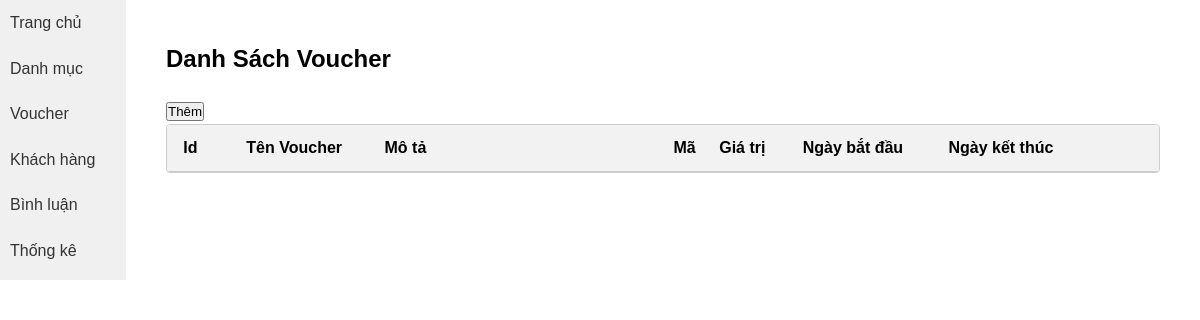
/View/admin/index.php?action=dsvoucher, run on an earlier commit of the app's database.
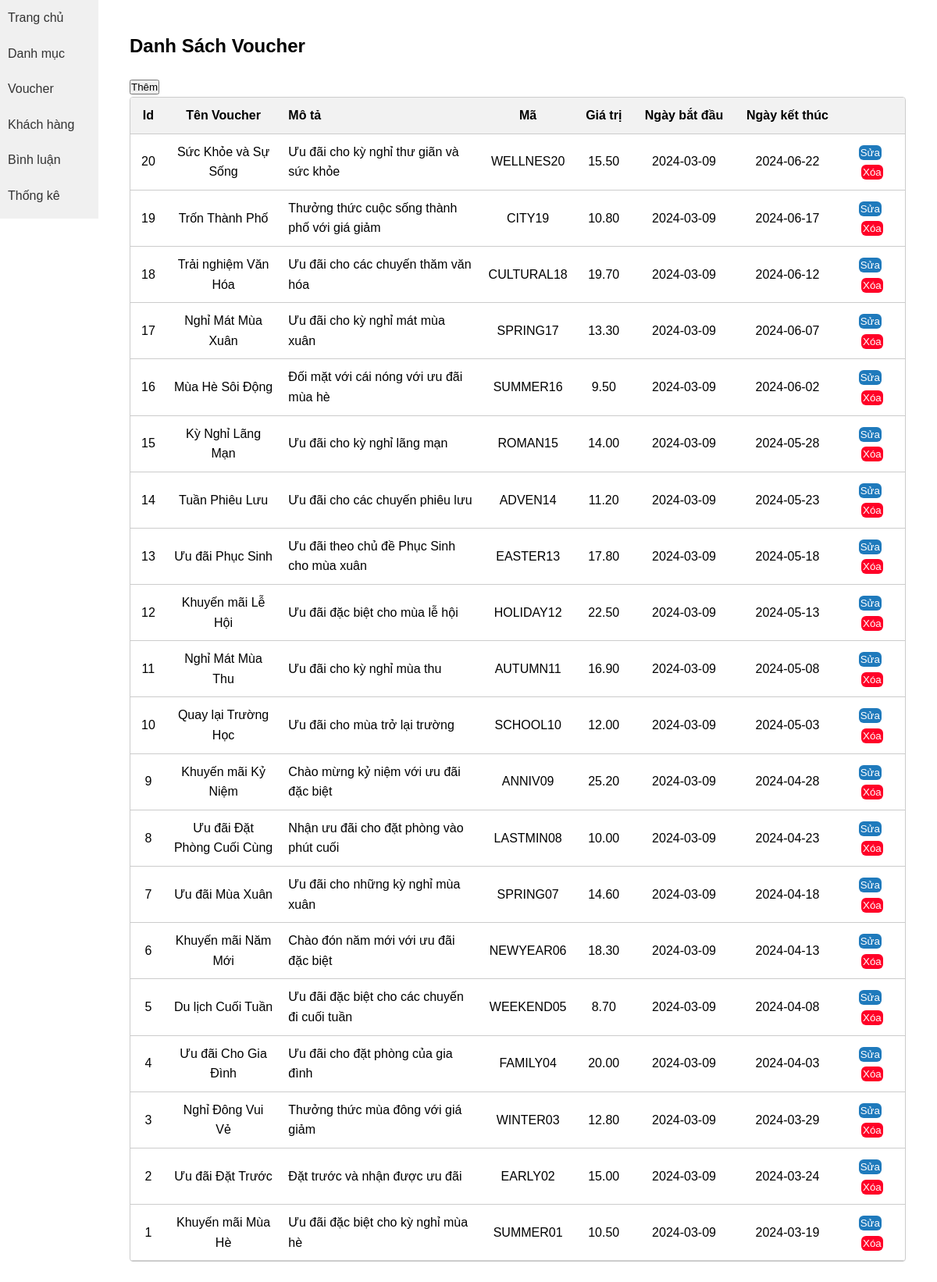
And on a later commit of the database.
### tables this page shows
CREATE TABLE `discount`(
    `id` INT UNSIGNED NOT NULL AUTO_INCREMENT PRIMARY KEY,
    `discount_name` VARCHAR(255) NOT NULL,
    `code` VARCHAR(255) NOT NULL,
    `percent` DOUBLE(8, 2) NOT NULL,
    `date_start` DATE NOT NULL,
    `date_end` DATE NOT NULL,
    `description` VARCHAR(255) NOT NULL,
    `status` INT NOT NULL
);

### Model/DBConfig.php (called while the page is built, shortened)
<?php
class DBConfig
{
    private $hostname = 'localhost';
    private $username = 'root';
    private $pass = '';
    private $dbname = 'web2';
    private $con = NULL;
    private $result = NULL;
    public function connect()
    {
        $this->con = new mysqli($this->hostname, $this->username, $this->pass, $this->dbname);
        if (!$this->con) {
            echo "ket noi that bai";
            exit();
        } else mysqli_set_charset($this->con, 'utf8');
        return $this->con;
    }
 public function execute($sql)
 {
 $this->result = $this->con->query($sql);
 return $this->result;
}
public function getData()
{
    if ($this->result) {
        $data = mysqli_fetch_array($this->result);
    } else {
        $data = 0;
    }
    return $data;
}
 public function getAllData()
 {
     if (!$this->result) {
         $data = 0;
     } else {
         while ($datas = $this->getData()) {
             $data[] = $datas;
         }
        }
        return $data;
    }
}

### View/admin/list_voucher.php (the view, shortened to what this page needs)
<div class="account-settings">
    <h2>Danh Sách Voucher</h2>
    <div class="div">
        <a href="index.php?action=themvoucher">
            <input type="button" value="Thêm">
        </a>
    </div>
    <form>
        <table>
            <thead>
                <tr>
                    <th>Id</th>
                    <th>Tên Voucher</th>
                    <th>Mô tả</th>
                    <th>Mã</th>
                    <th>Giá trị</th>
                    <th>Ngày bắt đầu</th>
                    <th>Ngày kết thúc</th>
                    <th></th>
                </tr>
            </thead>
            <tbody>
                <?php foreach ($listvoucher as $voucher): ?>
                <tr>
                    <td><?php echo $voucher['id']; ?></td>
                    <td><?php echo $voucher['discount_name']; ?></td>
                    <td><?php echo $voucher['description']; ?></td>
                    <td><?php echo $voucher['code']; ?></td>
                    <td><?php echo $voucher['percent']; ?></td>
                    <td><?php echo $voucher['date_start']; ?></td>
                    <td><?php echo $voucher['date_end']; ?></td>
                    <td>
                        <a href="index.php?action=suavoucher&id=<?php echo $voucher['id']; ?>">
                            <input type="button" value="Sửa">
                        </a>
                        <a href="index.php?action=xoavoucher&id=<?php echo $voucher['id']; ?>">
                            <input type="button" value="Xóa">
                        </a>
                    </td>
                </tr>
                <?php endforeach; ?>
            </tbody>
        </table>
    </form>
</div>

### View/admin/index.php (shortened to what this page needs)
<!DOCTYPE html>
<html lang="en">
<head>
    <link rel="stylesheet" href="../../Css/admin/style.css">
</head>
<body>
    <div class="container">
        <nav class="sidebar">
            <ul>
                <li><a href="#">Trang chủ</a></li>
                <li><a href="#">Danh mục</a></li>
                <li><a href="index.php?action=dsvoucher">Voucher</a></li>
                <li><a href="#">Khách hàng</a></li>
                <li><a href="index.php?action=dsbl">Bình luận</a></li>
                <li><a href="#">Thống kê</a></li>
            </ul>
        </nav>
        <main class="content">
            <?php
            include "../../Controller/admin/index.php";
            ?>
        </main>
    </div>
</body>
</html>

### Controller/admin/index.php (shortened to what this page needs)
<?php
include "../../Model/DBConfig.php";
$db = new DBConfig();
$db->connect();
if (isset($_GET['action'])) {
    switch ($_GET['action']) {
        case 'dsvoucher':
            displayVouchers();
            break;
    }
}
function displayVouchers() {
    global $db;
    $sql = "SELECT * FROM discount order by id desc";
    $result = $db->execute($sql);
    $listvoucher = $db->getAllData();
    include "list_voucher.php";
}
?>

### Css/admin/style.css (style rules this page uses)
* { margin: 0; padding: 0; box-sizing: border-box; }
body { font-family: Arial, sans-serif; line-height: 1.6; }
.container { display: flex; flex-direction: row; width: 100%; max-width: 1200px; margin: 0 auto; }
.container { display: flex; }
.sidebar { width: 126px; height: 280px; background-color: #f0f0f0; }
.sidebar ul { padding: 0; }
.sidebar ul li { list-style-type: none; margin: 0; padding: 10px; }
.sidebar ul li a { text-decoration: none; color: #333; }
.content { flex: 1; padding: 20px; }
.account-settings { width: 100%; max-width: 1200px; margin: 0 auto; padding: 20px; box-sizing: border-box; }
.account-settings h2 { font-size: 24px; font-weight: bold; margin-bottom: 20px; }
.account-settings form { width: 100%; border: 1px solid #ccc; border-radius: 4px; overflow: hidden; }
.account-settings table { width: 100%; border-collapse: collapse; }
.account-settings th, .account-settings td { padding: 10px; text-align: center; border-bottom: 1px solid #ccc; }
.account-settings th { background-color: #f2f2f2; font-weight: bold; }
.account-settings a input[value='Xóa'] { padding: 2px; border-radius: 6px; background: #ff0027; color: white; border: none; }
.account-settings a input[value='Sửa'] { padding: 2px; border-radius: 6px; background: #1f7abc; color: white; border: none; margin-right: 5px; }
.account-settings th:first-child, .account-settings td:first-child { width: 50px; }
.account-settings th:nth-child(2), .account-settings td:nth-child(2) { width: 180px; }
.account-settings th:nth-child(6), .account-settings td:nth-child(6) { width: 170px; }
.account-settings th:nth-child(7), .account-settings td:nth-child(7) { width: 170px; }
.account-settings th:nth-child(8), .account-settings td:nth-child(8) { width: 100px; }
.account-settings th:last-child, .account-settings td:last-child { text-align: center; }

### View/admin/list_voucher.php (style rules this page uses)
.account-settings th:nth-child(5), .account-settings td:nth-child(5) { width: 80px; }
.account-settings th:nth-child(3), .account-settings td:nth-child(3) { width: 350px; text-align: left; }

What changed in the data, as far as the page shows it:
added discount: id "20", discount_name "Sức Khỏe và Sự Sống", description "Ưu đãi cho kỳ nghỉ thư giãn và sức khỏe", code "WELLNES20", percent "15.50", date_start "2024-03-09", date_end "2024-06-22"
added discount: id "19", discount_name "Trốn Thành Phố", description "Thưởng thức cuộc sống thành phố với giá giảm", code "CITY19", percent "10.80", date_start "2024-03-09", date_end "2024-06-17"
added discount: id "18", discount_name "Trải nghiệm Văn Hóa", description "Ưu đãi cho các chuyến thăm văn hóa", code "CULTURAL18", percent "19.70", date_start "2024-03-09", date_end "2024-06-12"
added discount: id "17", discount_name "Nghỉ Mát Mùa Xuân", description "Ưu đãi cho kỳ nghỉ mát mùa xuân", code "SPRING17", percent "13.30", date_start "2024-03-09", date_end "2024-06-07"
added discount: id "16", discount_name "Mùa Hè Sôi Động", description "Đối mặt với cái nóng với ưu đãi mùa hè", code "SUMMER16", percent "9.50", date_start "2024-03-09", date_end "2024-06-02"
added discount: id "15", discount_name "Kỳ Nghỉ Lãng Mạn", description "Ưu đãi cho kỳ nghỉ lãng mạn", code "ROMAN15", percent "14.00", date_start "2024-03-09", date_end "2024-05-28"
added discount: id "14", discount_name "Tuần Phiêu Lưu", description "Ưu đãi cho các chuyến phiêu lưu", code "ADVEN14", percent "11.20", date_start "2024-03-09", date_end "2024-05-23"
added discount: id "13", discount_name "Ưu đãi Phục Sinh", description "Ưu đãi theo chủ đề Phục Sinh cho mùa xuân", code "EASTER13", percent "17.80", date_start "2024-03-09", date_end "2024-05-18"
added discount: id "12", discount_name "Khuyến mãi Lễ Hội", description "Ưu đãi đặc biệt cho mùa lễ hội", code "HOLIDAY12", percent "22.50", date_start "2024-03-09", date_end "2024-05-13"
added discount: id "11", discount_name "Nghỉ Mát Mùa Thu", description "Ưu đãi cho kỳ nghỉ mùa thu", code "AUTUMN11", percent "16.90", date_start "2024-03-09", date_end "2024-05-08"
added discount: id "10", discount_name "Quay lại Trường Học", description "Ưu đãi cho mùa trở lại trường", code "SCHOOL10", percent "12.00", date_start "2024-03-09", date_end "2024-05-03"
added discount: id "9", discount_name "Khuyến mãi Kỷ Niệm", description "Chào mừng kỷ niệm với ưu đãi đặc biệt", code "ANNIV09", percent "25.20", date_start "2024-03-09", date_end "2024-04-28"
added discount: id "8", discount_name "Ưu đãi Đặt Phòng Cuối Cùng", description "Nhận ưu đãi cho đặt phòng vào phút cuối", code "LASTMIN08", percent "10.00", date_start "2024-03-09", date_end "2024-04-23"
added discount: id "7", discount_name "Ưu đãi Mùa Xuân", description "Ưu đãi cho những kỳ nghỉ mùa xuân", code "SPRING07", percent "14.60", date_start "2024-03-09", date_end "2024-04-18"
added discount: id "6", discount_name "Khuyến mãi Năm Mới", description "Chào đón năm mới với ưu đãi đặc biệt", code "NEWYEAR06", percent "18.30", date_start "2024-03-09", date_end "2024-04-13"
added discount: id "5", discount_name "Du lịch Cuối Tuần", description "Ưu đãi đặc biệt cho các chuyến đi cuối tuần", code "WEEKEND05", percent "8.70", date_start "2024-03-09", date_end "2024-04-08"
added discount: id "4", discount_name "Ưu đãi Cho Gia Đình", description "Ưu đãi cho đặt phòng của gia đình", code "FAMILY04", percent "20.00", date_start "2024-03-09", date_end "2024-04-03"
added discount: id "3", discount_name "Nghỉ Đông Vui Vẻ", description "Thưởng thức mùa đông với giá giảm", code "WINTER03", percent "12.80", date_start "2024-03-09", date_end "2024-03-29"
added discount: id "2", discount_name "Ưu đãi Đặt Trước", description "Đặt trước và nhận được ưu đãi", code "EARLY02", percent "15.00", date_start "2024-03-09", date_end "2024-03-24"
added discount: id "1", discount_name "Khuyến mãi Mùa Hè", description "Ưu đãi đặc biệt cho kỳ nghỉ mùa hè", code "SUMMER01", percent "10.50", date_start "2024-03-09", date_end "2024-03-19"
